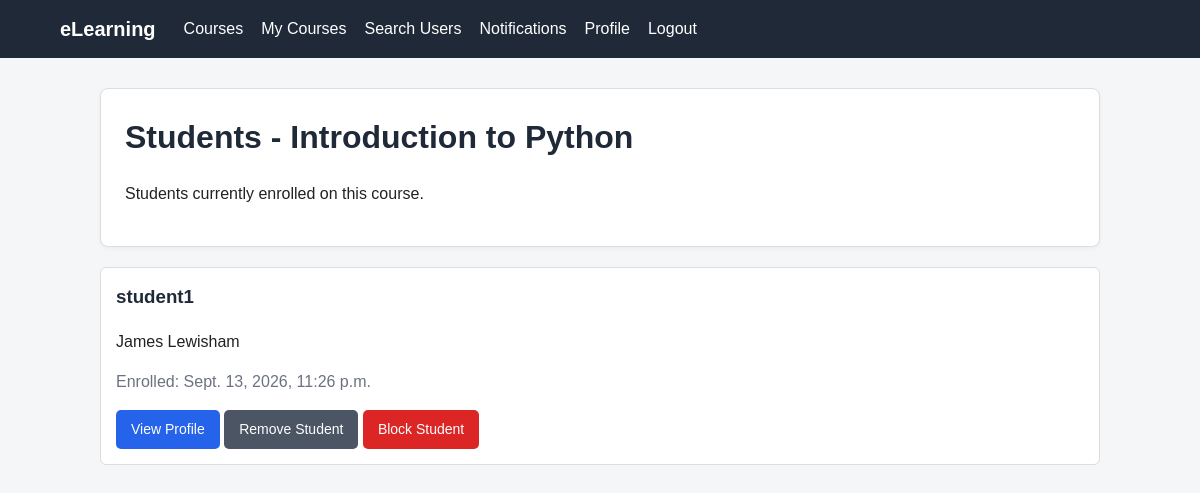
The app's page /courses/1/students/ (signed in) with its own data.
### courses/models.py (models this page shows, shortened)
class Course(models.Model):
    title = models.CharField(max_length=200)
    description = models.TextField()
    teacher = models.ForeignKey(
        settings.AUTH_USER_MODEL,
        on_delete=models.CASCADE,
        related_name='courses_taught'
    )
    created_at = models.DateTimeField(auto_now_add=True)

class Enrolment(models.Model):
    student = models.ForeignKey(
        settings.AUTH_USER_MODEL,
        on_delete=models.CASCADE,
        related_name='enrolments'
    )
    course = models.ForeignKey(
        Course,
        on_delete=models.CASCADE,
        related_name='enrolments'
    )
    enrolled_at = models.DateTimeField(auto_now_add=True)
    class Meta:
        constraints = [
            models.UniqueConstraint(
                fields=['student', 'course'],
                name='unique_student_course_enrolment'
            )
        ]

### accounts/models.py (models this page shows)
class User(AbstractUser):
    class Role(models.TextChoices):
        STUDENT = "STUDENT", "Student"
        TEACHER = "TEACHER", "Teacher"
    role = models.CharField(
        max_length=10,
        choices=Role.choices,
        default=Role.STUDENT
    )
    bio = models.TextField(
        blank=True,
        max_length=500
    )
    profile_picture = models.ImageField(
        upload_to="profile_pictures/",
        blank=True,
        null=True
    )

### courses/views.py (the view)
@login_required
def course_students(request, course_id):
    if request.user.role != 'TEACHER':
        return redirect('home')
    course = get_object_or_404(
        Course,
        id=course_id,
        teacher=request.user
    )
    enrolments = course.enrolments.select_related('student').order_by('student__username')
    return render(
        request,
        'courses/course_students.html',
        {
            'course': course,
            'enrolments': enrolments,
        }
    )

### courses/templates/courses/course_students.html (shortened to what this page needs)
{% extends 'base.html' %}
{% block content %}
<div class="card">
    <h1>
        Students - {{ course.title }}
    </h1>
    <p>
        Students currently enrolled on this course.
    </p>
</div>
<ul class="user-list">
    {% for enrolment in enrolments %}
        <li>
            <h3>
                {{ enrolment.student.username }}
            </h3>
            <p>
                {{ enrolment.student.first_name }}
                {{ enrolment.student.last_name }}
            </p>
            <p class="muted">
                Enrolled:
                {{ enrolment.enrolled_at }}
            </p>
            <a
                class="button"
                href="{% url 'profile' enrolment.student.id %}"
            >
                View Profile
            </a>
            <a
                class="button secondary-button"
                href="{% url 'remove_student' course.id enrolment.student.id %}"
            >
                Remove Student
            </a>
            <a
                class="button danger-button"
                href="{% url 'block_student' course.id enrolment.student.id %}"
            >
                Block Student
            </a>
        </li>
    {% empty %}
        <li>
            No students are currently enrolled.
        </li>
    {% endfor %}
</ul>
{% endblock %}

### accounts/static/css/style.css (style rules this page uses)
* { box-sizing: border-box; }
body { margin: 0; font-family: Arial, Helvetica, sans-serif; background-color: #f4f6f8; color: #222; line-height: 1.5; }
.card { background-color: white; padding: 24px; margin-bottom: 20px; border-radius: 8px; border: 1px solid #ddd; box-shadow: 0 2px 5px rgba(0, 0, 0, 0.04); }
h1, h2, h3 { margin-top: 0; color: #1f2937; }
a { color: #2563eb; }
.button, button { display: inline-block; background-color: #2563eb; color: white; border: none; border-radius: 5px; padding: 9px 15px; text-decoration: none; cursor: pointer; font-size: 14px; }
.secondary-button { background-color: #4b5563; }
.danger-button { background-color: #dc2626; }
.course-list, .user-list, .notification-list { list-style: none; padding: 0; }
.course-list li, .user-list li, .notification-list li { background-color: white; border: 1px solid #ddd; border-radius: 6px; padding: 15px; margin-bottom: 10px; }
.muted { color: #6b7280; }

### records on screen
Course: title "Introduction to Python"
Enrolment: student.username "student1", student.first_name "James", student.last_name "Lewisham", enrolled_at "Sept. 13, 2026, 11:26 p.m."
